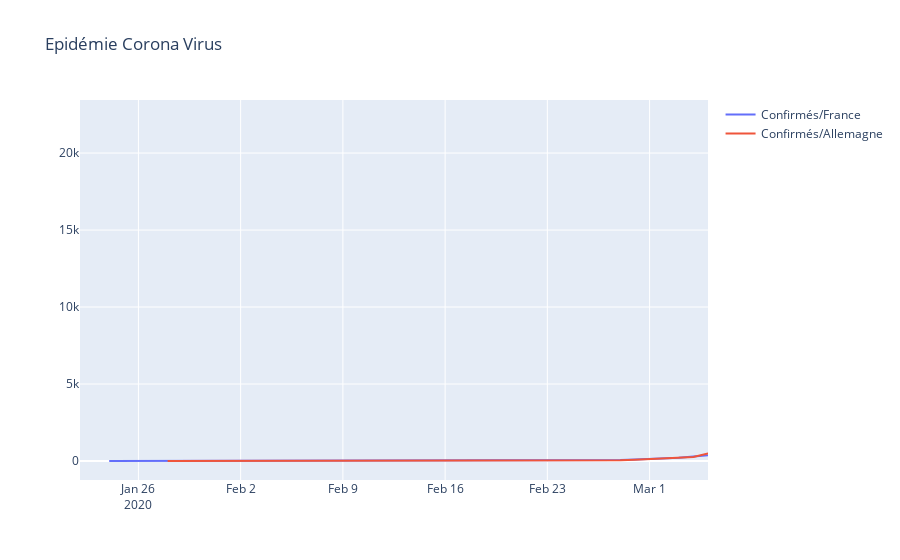

The notebook cell this image was saved under:
### Code cell
data = [go.Scatter(x=france_df['day'],
                   y=france_df['Confirmed'],
                   name='Confirmés/France'
                   ),
        go.Scatter(x=epidemie_df[epidemie_df['Country/Region'] == 'Germany']['day'],
                   y=epidemie_df[epidemie_df['Country/Region'] == 'Germany']['Confirmed'],
                   name='Confirmés/Allemagne'
                   )
        ]
    
layout = dict(
    title = "Epidémie Corona Virus",
    xaxis = dict(range = ['2020-01-22', '2020-03-05'])
)
    
fig = dict(data=data, layout=layout)
py.iplot(fig)
